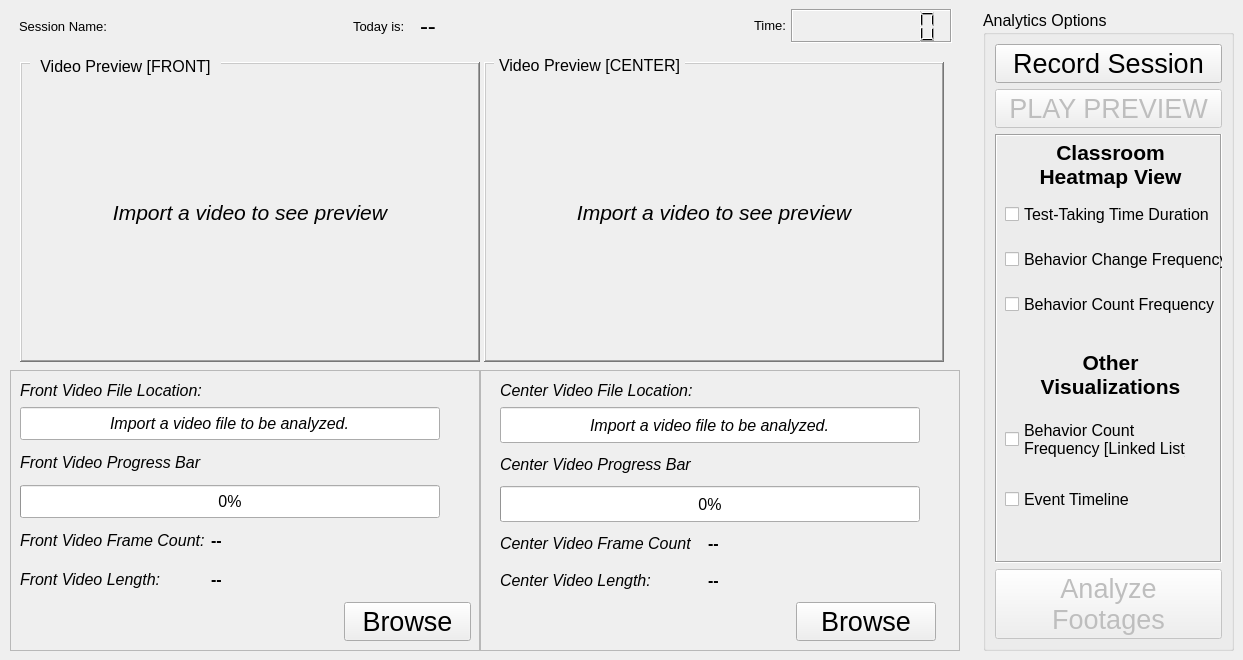
         <widget class="QWidget" name="ImportPage">
          <widget class="QFrame" name="frame_4">
           <property name="geometry">
            <rect>
             <x>10</x>
             <y>52</y>
             <width>951</width>
             <height>320</height>
            </rect>
           </property>
           <property name="frameShape">
            <enum>QFrame::Shape::NoFrame</enum>
           </property>
           <property name="frameShadow">
            <enum>QFrame::Shadow::Raised</enum>
           </property>
           <widget class="QLabel" name="video_preview_label_front">
            <property name="geometry">
             <rect>
              <x>10</x>
              <y>10</y>
              <width>460</width>
              <height>300</height>
             </rect>
            </property>
            <property name="maximumSize">
             <size>
              <width>460</width>
              <height>300</height>
             </size>
            </property>
            <property name="font">
             <font>
              <pointsize>16</pointsize>
              <italic>true</italic>
             </font>
            </property>
            <property name="frameShape">
             <enum>QFrame::Shape::WinPanel</enum>
            </property>
            <property name="frameShadow">
             <enum>QFrame::Shadow::Raised</enum>
            </property>
            <property name="text">
             <string>Import a video to see preview</string>
            </property>
            <property name="alignment">
             <set>Qt::AlignmentFlag::AlignCenter</set>
            </property>
           </widget>
           <widget class="QLabel" name="video_preview_label_center">
            <property name="geometry">
             <rect>
              <x>474</x>
              <y>10</y>
              <width>460</width>
              <height>300</height>
             </rect>
            </property>
            <property name="maximumSize">
             <size>
              <width>460</width>
              <height>300</height>
             </size>
            </property>
            <property name="font">
             <font>
              <pointsize>16</pointsize>
              <italic>true</italic>
             </font>
            </property>
            <property name="frameShape">
             <enum>QFrame::Shape::WinPanel</enum>
            </property>
            <property name="frameShadow">
             <enum>QFrame::Shadow::Raised</enum>
            </property>
            <property name="text">
             <string>Import a video to see preview</string>
            </property>
            <property name="alignment">
             <set>Qt::AlignmentFlag::AlignCenter</set>
            </property>
           </widget>
           <widget class="QLabel" name="label_29">
            <property name="geometry">
             <rect>
              <x>484</x>
              <y>3</y>
              <width>191</width>
              <height>21</height>
             </rect>
            </property>
            <property name="maximumSize">
             <size>
              <width>191</width>
              <height>21</height>
             </size>
            </property>
            <property name="font">
             <font>
              <pointsize>12</pointsize>
             </font>
            </property>
            <property name="autoFillBackground">
             <bool>true</bool>
            </property>
            <property name="text">
             <string>Video Preview [CENTER]</string>
            </property>
            <property name="alignment">
             <set>Qt::AlignmentFlag::AlignCenter</set>
            </property>
           </widget>
           <widget class="QLabel" name="label_30">
            <property name="geometry">
             <rect>
              <x>20</x>
              <y>4</y>
              <width>191</width>
              <height>21</height>
             </rect>
            </property>
            <property name="maximumSize">
             <size>
              <width>191</width>
              <height>21</height>
             </size>
            </property>
            <property name="font">
             <font>
              <pointsize>12</pointsize>
             </font>
            </property>
            <property name="autoFillBackground">
             <bool>true</bool>
            </property>
            <property name="text">
             <string>Video Preview [FRONT]</string>
            </property>
            <property name="alignment">
             <set>Qt::AlignmentFlag::AlignCenter</set>
            </property>
           </widget>
           <zorder>video_preview_label_center</zorder>
           <zorder>video_preview_label_front</zorder>
           <zorder>label_29</zorder>
           <zorder>label_30</zorder>
          </widget>
          <widget class="QGroupBox" name="groupBox_2">
           <property name="geometry">
            <rect>
             <x>983</x>
             <y>10</y>
             <width>251</width>
             <height>641</height>
            </rect>
           </property>
           <property name="font">
            <font>
             <pointsize>12</pointsize>
            </font>
           </property>
           <property name="title">
            <string>Analytics Options</string>
           </property>
           <layout class="QGridLayout" name="gridLayout_3">
            <item row="2" column="0">
             <widget class="QFrame" name="frame_7">
              <property name="frameShape">
               <enum>QFrame::Shape::Box</enum>
              </property>
              <property name="frameShadow">
               <enum>QFrame::Shadow::Sunken</enum>
              </property>
              <property name="lineWidth">
               <number>1</number>
              </property>
              <widget class="QLabel" name="label_16">
               <property name="geometry">
                <rect>
                 <x>0</x>
                 <y>0</y>
                 <width>231</width>
                 <height>61</height>
                </rect>
               </property>
               <property name="font">
                <font>
                 <pointsize>16</pointsize>
                 <bold>true</bold>
                </font>
               </property>
               <property name="text">
                <string>Classroom
Heatmap View</string>
               </property>
               <property name="alignment">
                <set>Qt::AlignmentFlag::AlignCenter</set>
               </property>
              </widget>
              <widget class="QCheckBox" name="behavior_change_freq_chkbox">
               <property name="geometry">
                <rect>
                 <x>10</x>
                 <y>110</y>
                 <width>221</width>
                 <height>31</height>
                </rect>
               </property>
               <property name="font">
                <font>
                 <pointsize>12</pointsize>
                </font>
               </property>
               <property name="text">
                <string>Behavior Change Frequency</string>
               </property>
              </widget>
              <widget class="QCheckBox" name="tesk_taking_time_chkbox">
               <property name="geometry">
                <rect>
                 <x>10</x>
                 <y>70</y>
                 <width>211</width>
                 <height>21</height>
                </rect>
               </property>
               <property name="font">
                <font>
                 <pointsize>12</pointsize>
                </font>
               </property>
               <property name="text">
                <string>Test-Taking Time Duration</string>
               </property>
              </widget>
              <widget class="QCheckBox" name="behavior_count_freq_chkbox">
               <property name="geometry">
                <rect>
                 <x>10</x>
                 <y>150</y>
                 <width>211</width>
                 <height>41</height>
                </rect>
               </property>
               <property name="font">
                <font>
                 <pointsize>12</pointsize>
                </font>
               </property>
               <property name="text">
                <string>Behavior Count Frequency</string>
               </property>
              </widget>
              <widget class="QLabel" name="label_20">
               <property name="geometry">
                <rect>
                 <x>0</x>
                 <y>210</y>
                 <width>231</width>
                 <height>61</height>
                </rect>
               </property>
               <property name="font">
                <font>
                 <pointsize>16</pointsize>
                 <bold>true</bold>
                </font>
               </property>
               <property name="text">
                <string>Other
Visualizations</string>
               </property>
               <property name="alignment">
                <set>Qt::AlignmentFlag::AlignCenter</set>
               </property>
              </widget>
              <widget class="QCheckBox" name="behavior_count_link_list_chkbox">
               <property name="geometry">
                <rect>
                 <x>10</x>
                 <y>280</y>
                 <width>181</width>
                 <height>51</height>
                </rect>
               </property>
               <property name="font">
                <font>
                 <pointsize>12</pointsize>
                </font>
               </property>
               <property name="text">
                <string>Behavior Count
Frequency [Linked List]</string>
               </property>
              </widget>
              <widget class="QCheckBox" name="event_timeline_chkbox">
               <property name="geometry">
                <rect>
                 <x>10</x>
                 <y>350</y>
                 <width>131</width>
                 <height>31</height>
                </rect>
               </property>
               <property name="font">
                <font>
                 <pointsize>12</pointsize>
                </font>
               </property>
               <property name="text">
                <string>Event Timeline</string>
               </property>
              </widget>
             </widget>
            </item>
            <item row="1" column="0">
             <widget class="QPushButton" name="play_pause_button_video_preview">
              <property name="enabled">
               <bool>false</bool>
              </property>
              <property name="font">
               <font>
                <pointsize>20</pointsize>
               </font>
              </property>
              <property name="text">
               <string>PLAY PREVIEW</string>
              </property>
             </widget>
            </item>
            <item row="0" column="0">
             <widget class="QPushButton" name="recording_window_button">
              <property name="font">
               <font>
                <pointsize>20</pointsize>
                <bold>false</bold>
               </font>
              </property>
              <property name="text">
               <string>Record Session</string>
              </property>
             </widget>
            </item>
            <item row="3" column="0">
             <widget class="QPushButton" name="analyze_video_button">
              <property name="enabled">
               <bool>false</bool>
              </property>
              <property name="font">
               <font>
                <pointsize>20</pointsize>
                <bold>false</bold>
               </font>
              </property>
              <property name="text">
               <string>Analyze
Footages</string>
              </property>
             </widget>
            </item>
           </layout>
          </widget>
          <widget class="QFrame" name="frame_6">
           <property name="geometry">
            <rect>
             <x>10</x>
             <y>370</y>
             <width>471</width>
             <height>281</height>
            </rect>
           </property>
           <property name="frameShape">
            <enum>QFrame::Shape::StyledPanel</enum>
           </property>
           <property name="frameShadow">
            <enum>QFrame::Shadow::Raised</enum>
           </property>
           <layout class="QGridLayout" name="gridLayout_6">
            <item row="0" column="0" colspan="2">
             <widget class="QLabel" name="label_15">
              <property name="maximumSize">
               <size>
                <width>211</width>
                <height>21</height>
               </size>
              </property>
              <property name="font">
               <font>
                <pointsize>12</pointsize>
                <italic>true</italic>
               </font>
              </property>
              <property name="text">
               <string>Front Video File Location:</string>
              </property>
             </widget>
            </item>
            <item row="1" column="0" colspan="3">
             <widget class="QLineEdit" name="videoDirectory_front">
              <property name="maximumSize">
               <size>
                <width>420</width>
                <height>40</height>
               </size>
              </property>
              <property name="font">
               <font>
                <pointsize>12</pointsize>
                <italic>true</italic>
               </font>
              </property>
              <property name="text">
               <string>Import a video file to be analyzed.</string>
              </property>
              <property name="alignment">
               <set>Qt::AlignmentFlag::AlignCenter</set>
              </property>
              <property name="readOnly">
               <bool>true</bool>
              </property>
              <property name="placeholderText">
               <string>Find a video file</string>
              </property>
              <property name="clearButtonEnabled">
               <bool>false</bool>
              </property>
             </widget>
            </item>
            <item row="2" column="0" colspan="3">
             <widget class="QLabel" name="somelabelforprogrss">
              <property name="font">
               <font>
                <pointsize>12</pointsize>
                <italic>true</italic>
                <bold>false</bold>
               </font>
              </property>
              <property name="text">
               <string>Front Video Progress Bar</string>
              </property>
              <property name="alignment">
               <set>Qt::AlignmentFlag::AlignLeading|Qt::AlignmentFlag::AlignLeft|Qt::AlignmentFlag::AlignVCenter</set>
              </property>
             </widget>
            </item>
            <item row="3" column="0" colspan="3">
             <widget class="QProgressBar" name="importProgressBar_front">
              <property name="maximumSize">
               <size>
                <width>420</width>
                <height>40</height>
               </size>
              </property>
              <property name="font">
               <font>
                <pointsize>12</pointsize>
               </font>
              </property>
              <property name="layoutDirection">
               <enum>Qt::LayoutDirection::LeftToRight</enum>
              </property>
              <property name="autoFillBackground">
               <bool>false</bool>
              </property>
              <property name="value">
               <number>0</number>
              </property>
              <property name="alignment">
               <set>Qt::AlignmentFlag::AlignBottom|Qt::AlignmentFlag::AlignRight|Qt::AlignmentFlag::AlignTrailing</set>
              </property>
              <property name="invertedAppearance">
               <bool>false</bool>
              </property>
             </widget>
            </item>
            <item row="4" column="0">
             <widget class="QLabel" name="somelabelforprogrss_3">
              <property name="font">
               <font>
                <pointsize>12</pointsize>
                <italic>true</italic>
                <bold>false</bold>
               </font>
              </property>
              <property name="text">
               <string>Front Video Frame Count:</string>
              </property>
              <property name="alignment">
               <set>Qt::AlignmentFlag::AlignLeading|Qt::AlignmentFlag::AlignLeft|Qt::AlignmentFlag::AlignVCenter</set>
              </property>
             </widget>
            </item>
            <item row="4" column="1">
             <widget class="QLabel" name="front_frame_count">
              <property name="font">
               <font>
                <pointsize>12</pointsize>
                <italic>false</italic>
                <bold>true</bold>
               </font>
              </property>
              <property name="text">
               <string>--</string>
              </property>
              <property name="alignment">
               <set>Qt::AlignmentFlag::AlignLeading|Qt::AlignmentFlag::AlignLeft|Qt::AlignmentFlag::AlignVCenter</set>
              </property>
             </widget>
            </item>
            <item row="5" column="0">
             <widget class="QLabel" name="somelabelforprogrss_4">
              <property name="font">
               <font>
                <pointsize>12</pointsize>
                <italic>true</italic>
                <bold>false</bold>
               </font>
              </property>
              <property name="text">
               <string>Front Video Length:</string>
              </property>
              <property name="alignment">
               <set>Qt::AlignmentFlag::AlignLeading|Qt::AlignmentFlag::AlignLeft|Qt::AlignmentFlag::AlignVCenter</set>
              </property>
             </widget>
            </item>
            <item row="5" column="1">
             <widget class="QLabel" name="front_video_length">
              <property name="font">
               <font>
                <pointsize>12</pointsize>
                <italic>false</italic>
                <bold>true</bold>
               </font>
              </property>
              <property name="text">
               <string>--</string>
              </property>
              <property name="alignment">
               <set>Qt::AlignmentFlag::AlignLeading|Qt::AlignmentFlag::AlignLeft|Qt::AlignmentFlag::AlignVCenter</set>
              </property>
             </widget>
            </item>
            <item row="6" column="2">
             <widget class="QPushButton" name="import_video_button_front">
              <property name="maximumSize">
               <size>
                <width>140</width>
                <height>50</height>
               </size>
              </property>
              <property name="font">
               <font>
                <pointsize>20</pointsize>
                <bold>false</bold>
               </font>
              </property>
              <property name="autoFillBackground">
               <bool>false</bool>
              </property>
              <property name="text">
               <string>Browse</string>
              </property>
             </widget>
            </item>
           </layout>
          </widget>
          <widget class="QFrame" name="frame_8">
           <property name="geometry">
            <rect>
             <x>479</x>
             <y>370</y>
             <width>481</width>
             <height>281</height>
            </rect>
           </property>
           <property name="frameShape">
            <enum>QFrame::Shape::StyledPanel</enum>
           </property>
           <property name="frameShadow">
            <enum>QFrame::Shadow::Raised</enum>
           </property>
           <layout class="QGridLayout" name="gridLayout_7">
            <item row="0" column="0" colspan="2">
             <widget class="QLabel" name="label_17">
              <property name="maximumSize">
               <size>
                <width>211</width>
                <height>21</height>
               </size>
              </property>
              <property name="font">
               <font>
                <pointsize>12</pointsize>
                <italic>true</italic>
               </font>
              </property>
              <property name="text">
               <string>Center Video File Location:</string>
              </property>
             </widget>
            </item>
            <item row="1" column="0" colspan="3">
             <widget class="QLineEdit" name="videoDirectory_center">
              <property name="maximumSize">
               <size>
                <width>420</width>
                <height>40</height>
               </size>
              </property>
              <property name="font">
               <font>
                <pointsize>12</pointsize>
                <italic>true</italic>
               </font>
              </property>
              <property name="text">
               <string>Import a video file to be analyzed.</string>
              </property>
              <property name="alignment">
               <set>Qt::AlignmentFlag::AlignCenter</set>
              </property>
              <property name="readOnly">
               <bool>true</bool>
              </property>
              <property name="placeholderText">
               <string>Find a video file</string>
              </property>
              <property name="clearButtonEnabled">
               <bool>false</bool>
              </property>
             </widget>
            </item>
            <item row="2" column="0" colspan="3">
             <widget class="QLabel" name="somelabelforprogrss_2">
              <property name="maximumSize">
               <size>
                <width>451</width>
                <height>31</height>
               </size>
              </property>
              <property name="font">
               <font>
                <pointsize>12</pointsize>
                <italic>true</italic>
                <bold>false</bold>
               </font>
              </property>
              <property name="text">
               <string>Center Video Progress Bar</string>
              </property>
              <property name="alignment">
               <set>Qt::AlignmentFlag::AlignLeading|Qt::AlignmentFlag::AlignLeft|Qt::AlignmentFlag::AlignVCenter</set>
              </property>
             </widget>
            </item>
            <item row="3" column="0" colspan="3">
             <widget class="QProgressBar" name="importProgressBar_center">
              <property name="maximumSize">
               <size>
                <width>420</width>
                <height>40</height>
               </size>
              </property>
              <property name="font">
               <font>
                <pointsize>12</pointsize>
               </font>
              </property>
              <property name="autoFillBackground">
               <bool>false</bool>
              </property>
              <property name="value">
               <number>0</number>
              </property>
              <property name="alignment">
               <set>Qt::AlignmentFlag::AlignBottom|Qt::AlignmentFlag::AlignRight|Qt::AlignmentFlag::AlignTrailing</set>
              </property>
              <property name="invertedAppearance">
               <bool>false</bool>
              </property>
             </widget>
            </item>
            <item row="4" column="0">
             <widget class="QLabel" name="somelabelforprogrss_7">
              <property name="maximumSize">
               <size>
                <width>191</width>
                <height>31</height>
               </size>
              </property>
              <property name="font">
               <font>
                <pointsize>12</pointsize>
                <italic>true</italic>
                <bold>false</bold>
               </font>
              </property>
              <property name="text">
               <string>Center Video Frame Count:</string>
              </property>
              <property name="alignment">
               <set>Qt::AlignmentFlag::AlignLeading|Qt::AlignmentFlag::AlignLeft|Qt::AlignmentFlag::AlignVCenter</set>
              </property>
             </widget>
            </item>
            <item row="4" column="1">
             <widget class="QLabel" name="center_frame_count">
              <property name="maximumSize">
               <size>
                <width>71</width>
                <height>31</height>
               </size>
              </property>
              <property name="font">
               <font>
                <pointsize>12</pointsize>
                <italic>false</italic>
                <bold>true</bold>
               </font>
              </property>
              <property name="text">
               <string>--</string>
              </property>
              <property name="alignment">
               <set>Qt::AlignmentFlag::AlignLeading|Qt::AlignmentFlag::AlignLeft|Qt::AlignmentFlag::AlignVCenter</set>
              </property>
             </widget>
            </item>
            <item row="5" column="0">
             <widget class="QLabel" name="somelabelforprogrss_5">
              <property name="maximumSize">
               <size>
                <width>161</width>
                <height>31</height>
               </size>
              </property>
              <property name="font">
               <font>
                <pointsize>12</pointsize>
                <italic>true</italic>
                <bold>false</bold>
               </font>
              </property>
              <property name="text">
               <string>Center Video Length:</string>
              </property>
              <property name="alignment">
               <set>Qt::AlignmentFlag::AlignLeading|Qt::AlignmentFlag::AlignLeft|Qt::AlignmentFlag::AlignVCenter</set>
              </property>
             </widget>
            </item>
            <item row="5" column="1">
             <widget class="QLabel" name="center_video_length">
              <property name="maximumSize">
               <size>
                <width>71</width>
                <height>31</height>
               </size>
              </property>
              <property name="font">
               <font>
                <pointsize>12</pointsize>
                <italic>false</italic>
                <bold>true</bold>
               </font>
              </property>
              <property name="text">
               <string>--</string>
              </property>
              <property name="alignment">
               <set>Qt::AlignmentFlag::AlignLeading|Qt::AlignmentFlag::AlignLeft|Qt::AlignmentFlag::AlignVCenter</set>
              </property>
             </widget>
            </item>
            <item row="6" column="2">
             <widget class="QPushButton" name="import_video_button_center">
              <property name="maximumSize">
               <size>
                <width>140</width>
                <height>50</height>
               </size>
              </property>
              <property name="font">
               <font>
                <pointsize>20</pointsize>
                <bold>false</bold>
               </font>
              </property>
              <property name="autoFillBackground">
               <bool>false</bool>
              </property>
              <property name="text">
               <string>Browse</string>
              </property>
             </widget>
            </item>
           </layout>
          </widget>
          <widget class="QFrame" name="session_frame_2">
           <property name="geometry">
            <rect>
             <x>10</x>
             <y>0</y>
             <width>951</width>
             <height>52</height>
            </rect>
           </property>
           <property name="frameShape">
            <enum>QFrame::Shape::NoFrame</enum>
           </property>
           <property name="frameShadow">
            <enum>QFrame::Shadow::Plain</enum>
           </property>
           <layout class="QHBoxLayout" name="horizontalLayout_6">
            <item>
             <widget class="QLabel" name="date_label_2">
              <property name="font">
               <font>
                <family>Segoe UI</family>
                <pointsize>10</pointsize>
               </font>
              </property>
              <property name="text">
               <string>Session Name:</string>
              </property>
             </widget>
            </item>
            <item>
             <widget class="QLabel" name="date_label">
              <property name="maximumSize">
               <size>
                <width>61</width>
                <height>20</height>
               </size>
              </property>
              <property name="font">
               <font>
                <family>Segoe UI</family>
                <pointsize>10</pointsize>
               </font>
              </property>
              <property name="text">
               <string>Today is:</string>
              </property>
             </widget>
            </item>
            <item>
             <widget class="QLabel" name="day_label">
              <property name="font">
               <font>
                <family>Segoe UI</family>
                <pointsize>18</pointsize>
                <italic>false</italic>
               </font>
              </property>
              <property name="text">
               <string>--</string>
              </property>
             </widget>
            </item>
            <item>
             <widget class="QLabel" name="label_18">
              <property name="maximumSize">
               <size>
                <width>31</width>
                <height>21</height>
               </size>
              </property>
              <property name="font">
               <font>
                <family>Segoe UI</family>
                <pointsize>10</pointsize>
               </font>
              </property>
              <property name="text">
               <string>Time:</string>
              </property>
             </widget>
            </item>
            <item>
             <widget class="QLCDNumber" name="timeLCD">
              <property name="maximumSize">
               <size>
                <width>161</width>
                <height>41</height>
               </size>
              </property>
              <property name="font">
               <font>
                <pointsize>10</pointsize>
               </font>
              </property>
              <property name="autoFillBackground">
               <bool>true</bool>
              </property>
              <property name="frameShadow">
               <enum>QFrame::Shadow::Sunken</enum>
              </property>
              <property name="lineWidth">
               <number>1</number>
              </property>
              <property name="midLineWidth">
               <number>0</number>
              </property>
              <property name="digitCount">
               <number>8</number>
              </property>
              <property name="segmentStyle">
               <enum>QLCDNumber::SegmentStyle::Filled</enum>
              </property>
             </widget>
            </item>
           </layout>
          </widget>
         </widget>
